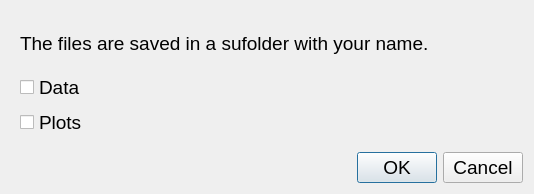
<?xml version="1.0" encoding="UTF-8"?>
<ui version="4.0">
 <class>Export</class>
 <widget class="QDialog" name="Export">
  <property name="geometry">
   <rect>
    <x>0</x>
    <y>0</y>
    <width>534</width>
    <height>194</height>
   </rect>
  </property>
  <property name="font">
   <font>
    <pointsize>14</pointsize>
   </font>
  </property>
  <property name="windowTitle">
   <string>Export</string>
  </property>
  <layout class="QVBoxLayout" name="verticalLayout">
   <item>
    <widget class="QWidget" name="widget" native="true">
     <layout class="QVBoxLayout" name="verticalLayout_2">
      <item>
       <widget class="QLabel" name="label">
        <property name="text">
         <string>The files are saved in a sufolder with your name.</string>
        </property>
       </widget>
      </item>
      <item>
       <widget class="QCheckBox" name="Votes">
        <property name="text">
         <string>Data</string>
        </property>
       </widget>
      </item>
      <item>
       <widget class="QCheckBox" name="Graphics">
        <property name="text">
         <string>Plots</string>
        </property>
       </widget>
      </item>
     </layout>
    </widget>
   </item>
   <item>
    <widget class="QDialogButtonBox" name="buttonBox">
     <property name="orientation">
      <enum>Qt::Horizontal</enum>
     </property>
     <property name="standardButtons">
      <set>QDialogButtonBox::Cancel|QDialogButtonBox::Ok</set>
     </property>
    </widget>
   </item>
  </layout>
 </widget>
 <resources/>
 <connections>
  <connection>
   <sender>buttonBox</sender>
   <signal>accepted()</signal>
   <receiver>Export</receiver>
   <slot>accept()</slot>
   <hints>
    <hint type="sourcelabel">
     <x>248</x>
     <y>254</y>
    </hint>
    <hint type="destinationlabel">
     <x>157</x>
     <y>274</y>
    </hint>
   </hints>
  </connection>
  <connection>
   <sender>buttonBox</sender>
   <signal>rejected()</signal>
   <receiver>Export</receiver>
   <slot>reject()</slot>
   <hints>
    <hint type="sourcelabel">
     <x>316</x>
     <y>260</y>
    </hint>
    <hint type="destinationlabel">
     <x>286</x>
     <y>274</y>
    </hint>
   </hints>
  </connection>
 </connections>
</ui>
